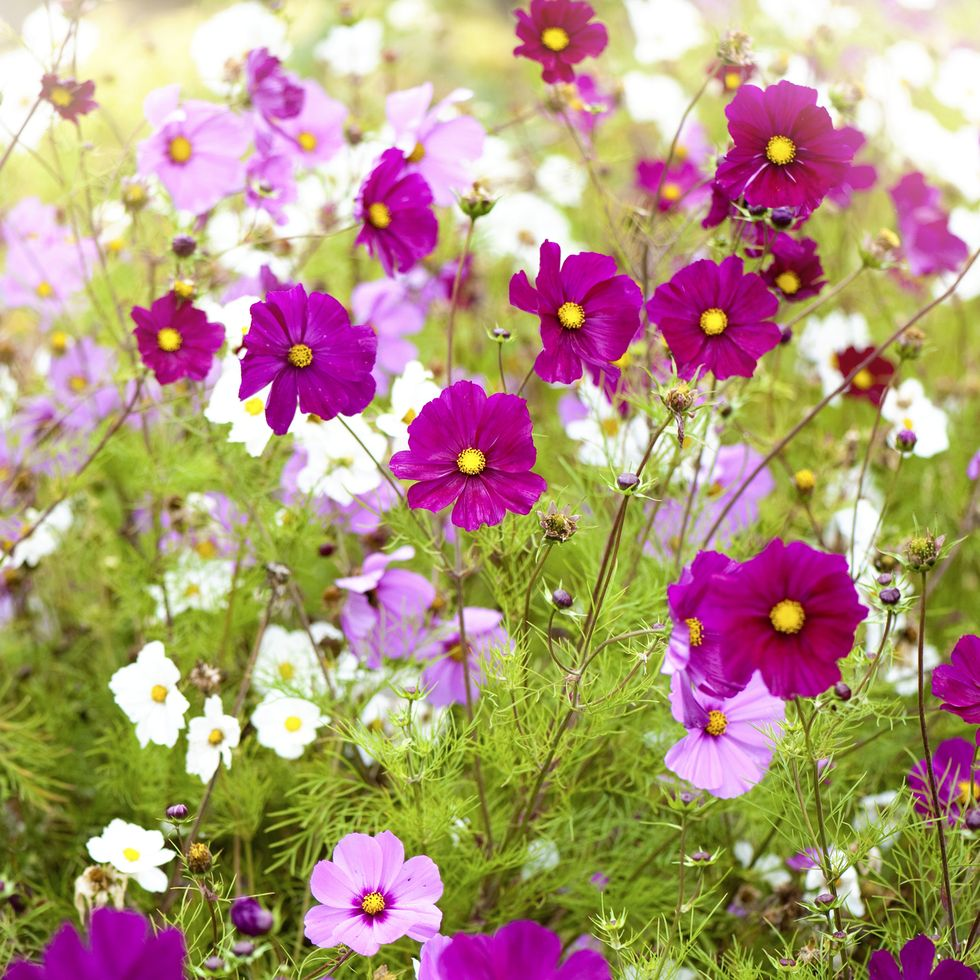
#> input picture Session 4/flowers.jpg, 980 x 980 px
$ jupyter execute 7-image_scaling_crop_main.ipynb
#> lines starting #> are read from the running program, lines starting #| are printed output that depends on the picture
<div dir="rtl" align="right">
<b>استيراد المكتبات</b><br>
نستورد مكتبة <code>cv2</code> لمعالجة الصور، و<code>matplotlib</code> لعرضها، و<code>numpy</code> للعمليات على المصفوفات.
</div>

[cell 1]
import cv2
from matplotlib import pyplot as plt
import numpy as np

<div dir="rtl" align="right">
<b>قراءة الصورة الأصلية</b><br>
نحمّل صورة الأزهار من القرص وتُخزَّن في المتغير <code>image</code> بنظام BGR بأبعادها الأصلية 980×980 بكسل.
</div>

[cell 2]
image = cv2.imread('flowers.jpg')
#> image is the input picture: shape (980, 980, 3); mean B, G, R 124.3, 150.3, 177.2

<div dir="rtl" align="right">
<b>عرض الصورة الأصلية</b><br>
نعرض الصورة الأصلية قبل إجراء أي تغيير على أبعادها كمرجع للمقارنة.
</div>

[cell 3]
plt.imshow(cv2.cvtColor(image,cv2.COLOR_BGR2RGB))
plt.show()

<div dir="rtl" align="right">
<b>تصغير الصورة (Downscaling)</b><br>
نحدد الأبعاد الجديدة الأصغر (300×200 بكسل) ثم نستخدم <code>cv2.resize()</code> لتقليص الصورة.<br>
الخوارزمية <code>INTER_LINEAR</code> (الاستيفاء الخطي الثنائي) هي الأنسب للتصغير، تحسب قيمة كل بكسل من متوسط البكسلات المجاورة للحصول على نتيجة ناعمة.
</div>

[cell 4]
down_width = 300
down_hight = 200
down_points = (down_width,down_hight)
resized_down = cv2.resize(image,down_points,cv2.INTER_LINEAR)
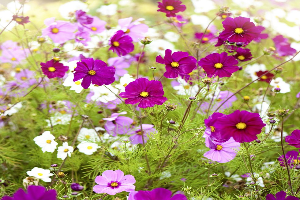
#> resized_down: shape (200, 300, 3); mean B, G, R 124.2, 150.1, 177.1

<div dir="rtl" align="right">
<b>عرض الصورة المصغّرة</b><br>
نعرض الصورة بعد تصغيرها إلى 300×200 بكسل لملاحظة الفرق في الحجم مقارنةً بالأصل.
</div>

[cell 5]
plt.imshow(cv2.cvtColor(resized_down,cv2.COLOR_BGR2RGB))
plt.show()

<div dir="rtl" align="right">
<b>تكبير الصورة (Upscaling)</b><br>
نحدد الأبعاد الجديدة الأكبر (1200×400 بكسل) ونستخدم <code>cv2.resize()</code> لتكبير الصورة.<br>
تُستخدم <code>INTER_LINEAR</code> أيضاً هنا لتقدير قيم البكسلات الجديدة بالاستيفاء بين القيم الأصلية.
</div>

[cell 6]
up_width = 1200
up_hight = 400
up_points = (up_width,up_hight)
resized_up = cv2.resize(image,up_points,cv2.INTER_LINEAR)
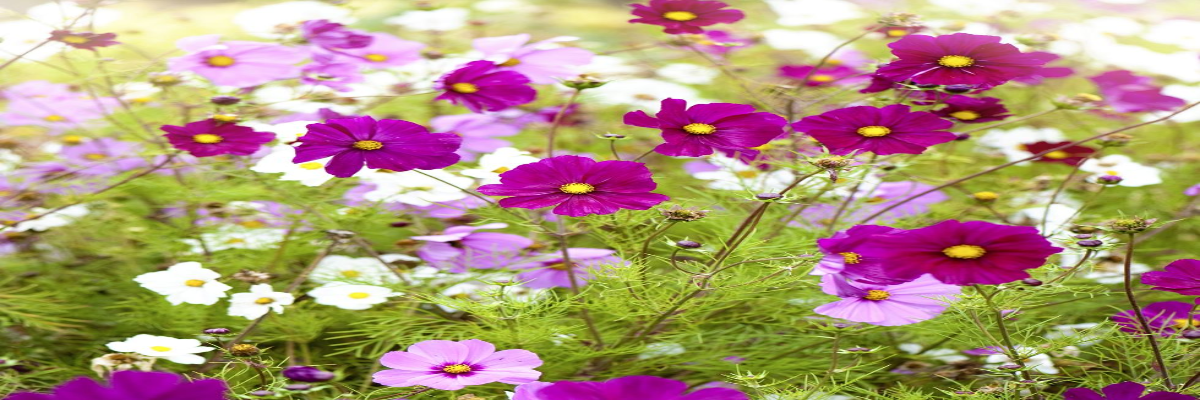
#> resized_up: shape (400, 1200, 3); mean B, G, R 124.2, 150.1, 177.1

<div dir="rtl" align="right">
<b>عرض الصورة المكبّرة</b><br>
نعرض الصورة بعد تكبيرها إلى 1200×400 بكسل. لاحظ أن التكبير الزائد قد يُظهر بعض التشويش لأن المعلومات الجديدة تُحسب بالتقدير لا من بيانات حقيقية.
</div>

[cell 7]
plt.imshow(cv2.cvtColor(resized_up,cv2.COLOR_BGR2RGB))
plt.show()

[cell 8]
resized_up[:,:,2]

<div dir="rtl" align="right">
<b>اقتصاص جزء من الصورة (Cropping)</b><br>
نقتصّ منطقة محددة من الصورة المكبّرة باستخدام فهرسة المصفوفات:<br>
<code>resized_up[150:350, 0:600]</code><br>
الصيغة هي <code>[الصفوف من:إلى، الأعمدة من:إلى]</code> أي من الصف 150 إلى 350 (الارتفاع) ومن العمود 0 إلى 600 (العرض).
</div>

[cell 9]
cropped_image = image[80:210, 715:850]
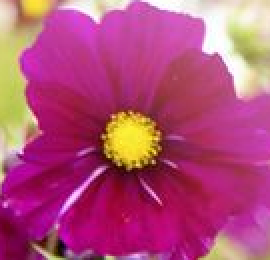
#> cropped_image: shape (130, 135, 3) (shown 2 times larger); mean B, G, R 120.6, 76.2, 179.1

<div dir="rtl" align="right">
<b>عرض الصورة المقتصّة</b><br>
نعرض الجزء المقتصّ من الصورة. الاقتصاص لا يعدّل الصورة الأصلية بل ينشئ مصفوفة جديدة تمثل المنطقة المحددة فقط.
</div>

[cell 10]
plt.imshow(cv2.cvtColor(cropped_image,cv2.COLOR_BGR2RGB))
plt.show()

$ run again, with Session 4/stop_sign.jpg copied over Session 4/flowers.jpg
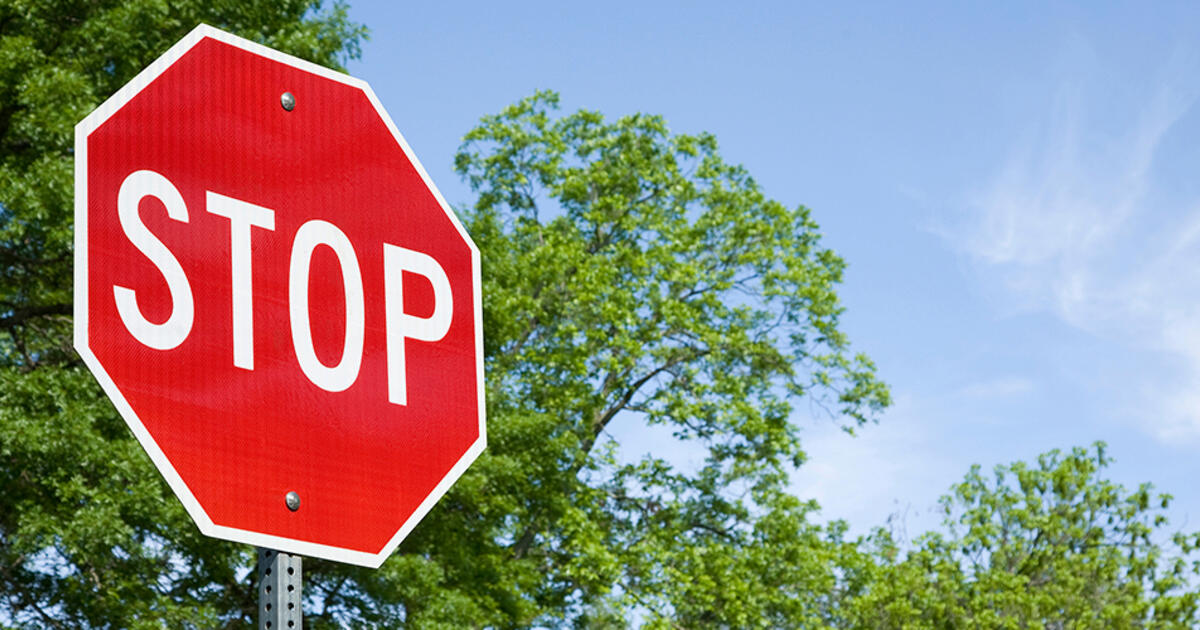
#> input picture Session 4/stop_sign.jpg, 1200 x 630 px
#> image is the input picture: shape (630, 1200, 3); mean B, G, R 134, 138.7, 148.1
#> `resized_up = cv2.resize(image,up_points,cv2.INTER_LINEAR)`:
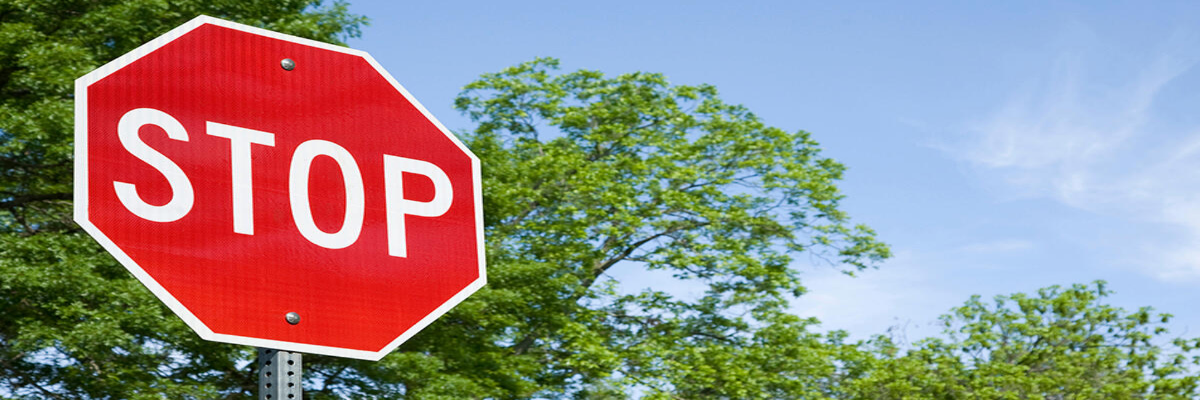
#> resized_up: shape (400, 1200, 3); mean B, G, R 133.9, 138.6, 148
#> `cropped_image = image[80:210, 715:850]`:
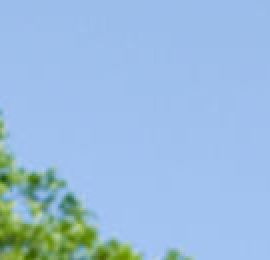
#> cropped_image: shape (130, 135, 3) (shown 2 times larger); mean B, G, R 221.1, 188, 153.8

$ run again, with Session 4/Bilateral.png saved as Session 4/flowers.jpg
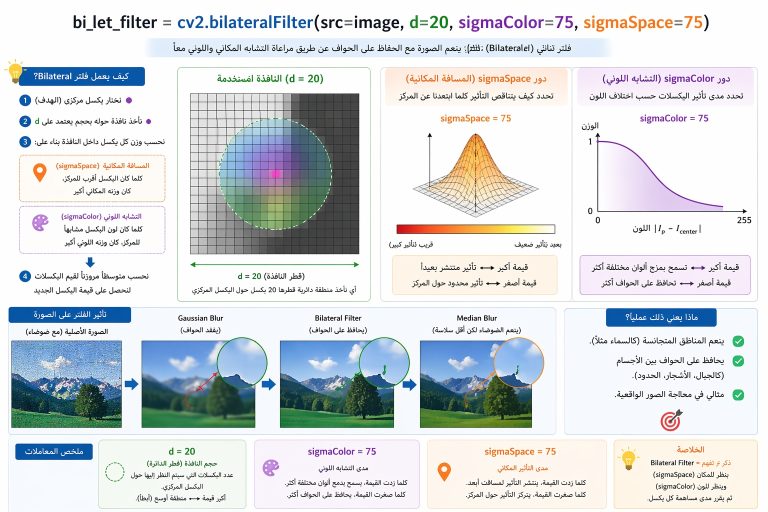
#> input picture Session 4/Bilateral.png, 1536 x 1024 px (shown at 1/2 size)
#> image is the input picture: shape (1024, 1536, 3); mean B, G, R 220.4, 217.8, 213.3
#> `resized_up = cv2.resize(image,up_points,cv2.INTER_LINEAR)`:
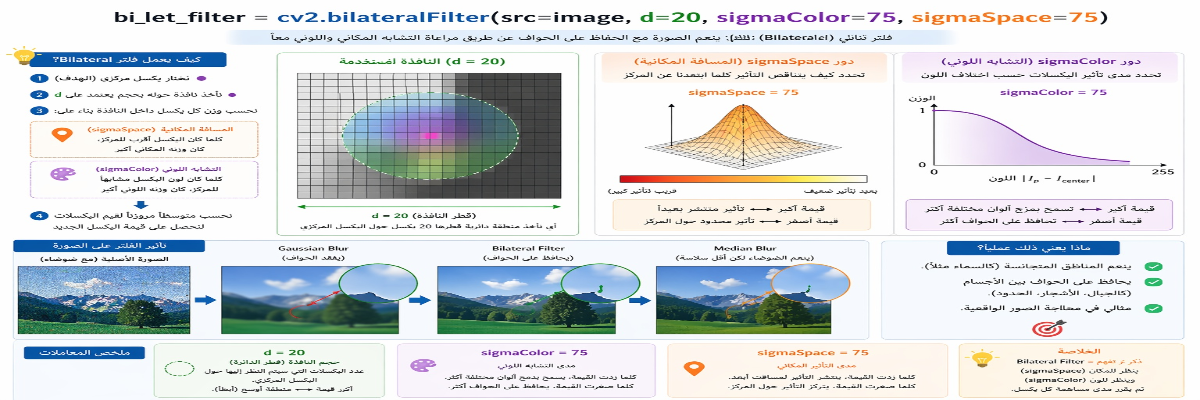
#> resized_up: shape (400, 1200, 3); mean B, G, R 220.3, 217.7, 213.2
#> `cropped_image = image[80:210, 715:850]`:
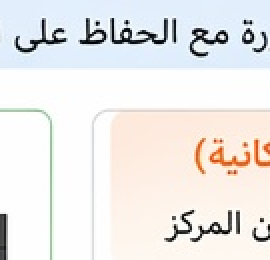
#> cropped_image: shape (130, 135, 3) (shown 2 times larger); mean B, G, R 233.3, 234.6, 236.5
